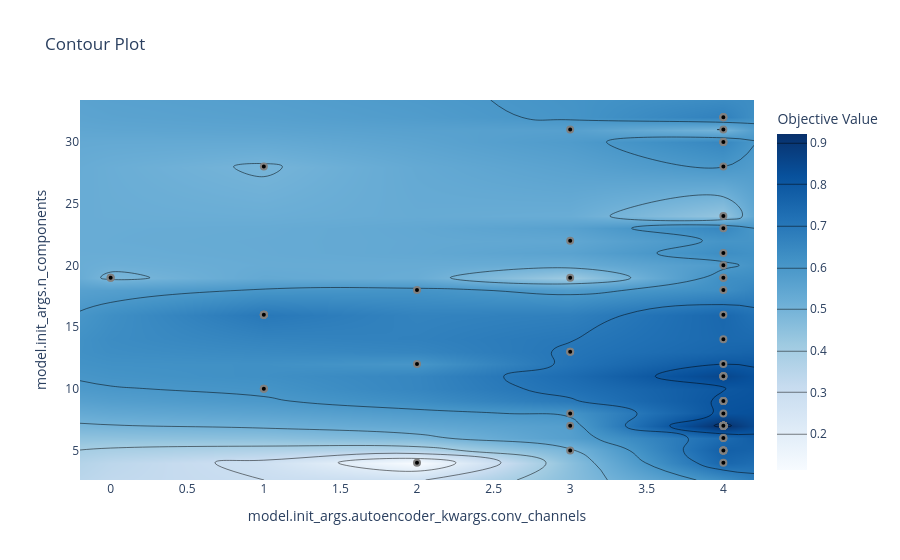

Notebook code cell kept with this figure:
### Markdown cell above
## Hyperparameter contour

Pairwise interaction between parameters.

### Code cell
from optuna.visualization import plot_contour
best = study.best_trials[0] if multi_obj else study.best_trial
params = list(best.params.keys())[:2]
plot_contour(study, params=params)

### Figure 1 — Plotly figure (JSON) as saved in the notebook; plotly's stock layout.template omitted (floating-point values rounded to 4 significant figures; data arrays with more than 128 entries replaced by an {"elided": "..."} marker saying what was removed)
{"data": [{"colorbar": {"title": {"text": "Objective Value"}}, "colorscale": [[0, "rgb(247,251,255)"], [0.125, "rgb(222,235,247)"], [0.25, "rgb(198,219,239)"], [0.375, "rgb(158,202,225)"], [0.5, "rgb(107,174,214)"], [0.625, "rgb(66,146,198)"], [0.75, "rgb(33,113,181)"], [0.875, "rgb(8,81,156)"], [1, "rgb(8,48,107)"]], "connectgaps": true, "contours": {"coloring": "heatmap"}, "hoverinfo": "none", "line": {"smoothing": 1.3}, "reversescale": false, "type": "contour", "x": [-0.2, 0, 1, 2, 3, 4, 4.2], "y": [2.6, 4, 5, 6, 7, 8, 9, 10, 11, 12, 13, 14, 16, 18, 19, 20, 21, 22, 23, 24, 28, 30, 31, 32, 33.4], "z": {"elided": "25x7 float values"}}, {"marker": {"color": "black", "line": {"color": "Gray", "width": 2}}, "mode": "markers", "name": "Feasible Trial", "showlegend": false, "type": "scatter", "x": [1, 3, 4, 3, 4, 1, 4, 3, 2, 4, 3, 4, 0, 4, 4, 0, 4, 3, 3, 4, 4, 4, 1, 1, 1, 1, 1, 1, 4, 4, 4, 3, 4, 4, 4, 4, 3, 2, 2, 4, 4, 4, 4, 4, 4, 4, 4, 4, 4, 4, 4, 4, 4, 4, 4, 4, 4, 4, 4, 4, 4, 4, 4, 4, 4, 4, 4, 4, 4, 4, 4, 4, 4, 4, 4, 4, 4, 4, 4, 4, 4, 4, 4, 4, 4, 4, 4, 4, 4, 4, 4, 4, 4, 4, 4, 4, 4, 4, 4, 4, 4, 4, 4, 4, 4, 4, 4, 4, 4, 4, 4, 4, 4, 4, 4, 4, 4, 4, 4, 4, 4, 4], "y": [28, 13, 7, 31, 14, 10, 30, 7, 4, 12, 5, 19, 19, 18, 19, 19, 21, 22, 19, 20, 23, 24, 10, 16, 16, 16, 16, 16, 16, 8, 28, 8, 30, 32, 32, 32, 13, 18, 12, 31, 30, 11, 6, 5, 6, 7, 5, 5, 5, 5, 9, 9, 4, 9, 9, 7, 7, 7, 11, 7, 7, 7, 7, 7, 7, 11, 11, 7, 7, 7, 7, 7, 7, 7, 7, 7, 7, 7, 7, 7, 7, 7, 7, 7, 7, 7, 7, 7, 7, 7, 7, 7, 7, 7, 7, 7, 7, 7, 7, 7, 7, 7, 7, 7, 7, 7, 7, 7, 7, 7, 7, 7, 7, 7, 7, 7, 7, 7, 7, 7, 7, 7]}, {"marker": {"color": "#cccccc", "line": {"color": "Gray", "width": 2}}, "mode": "markers", "name": "Infeasible Trial", "showlegend": false, "type": "scatter", "x": [], "y": []}], "layout": {"title": {"text": "Contour Plot"}, "xaxis": {"range": [-0.2, 4.2], "title": {"text": "model.init_args.autoencoder_kwargs.conv_channels"}}, "yaxis": {"range": [2.6, 33.4], "title": {"text": "model.init_args.n_components"}}}}
